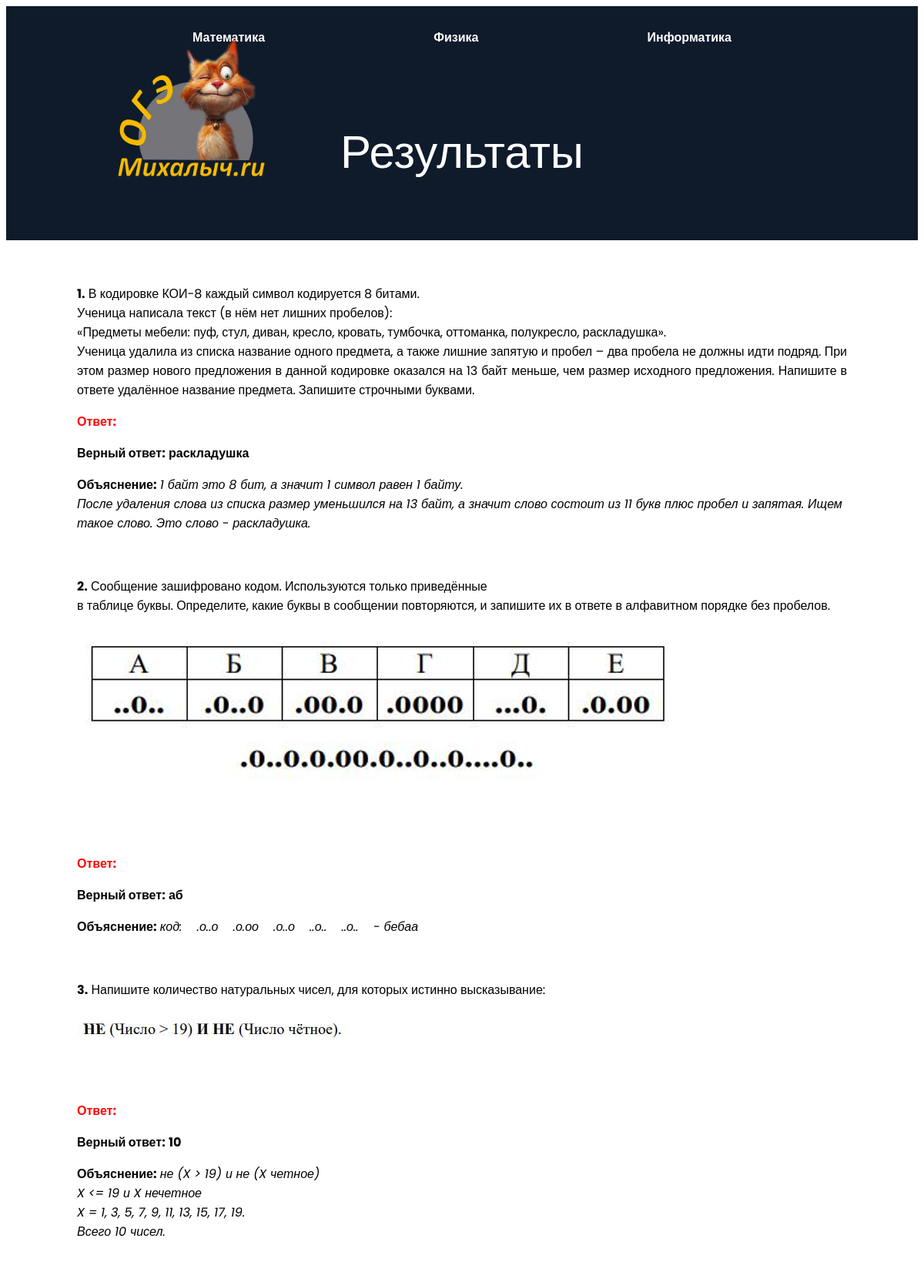
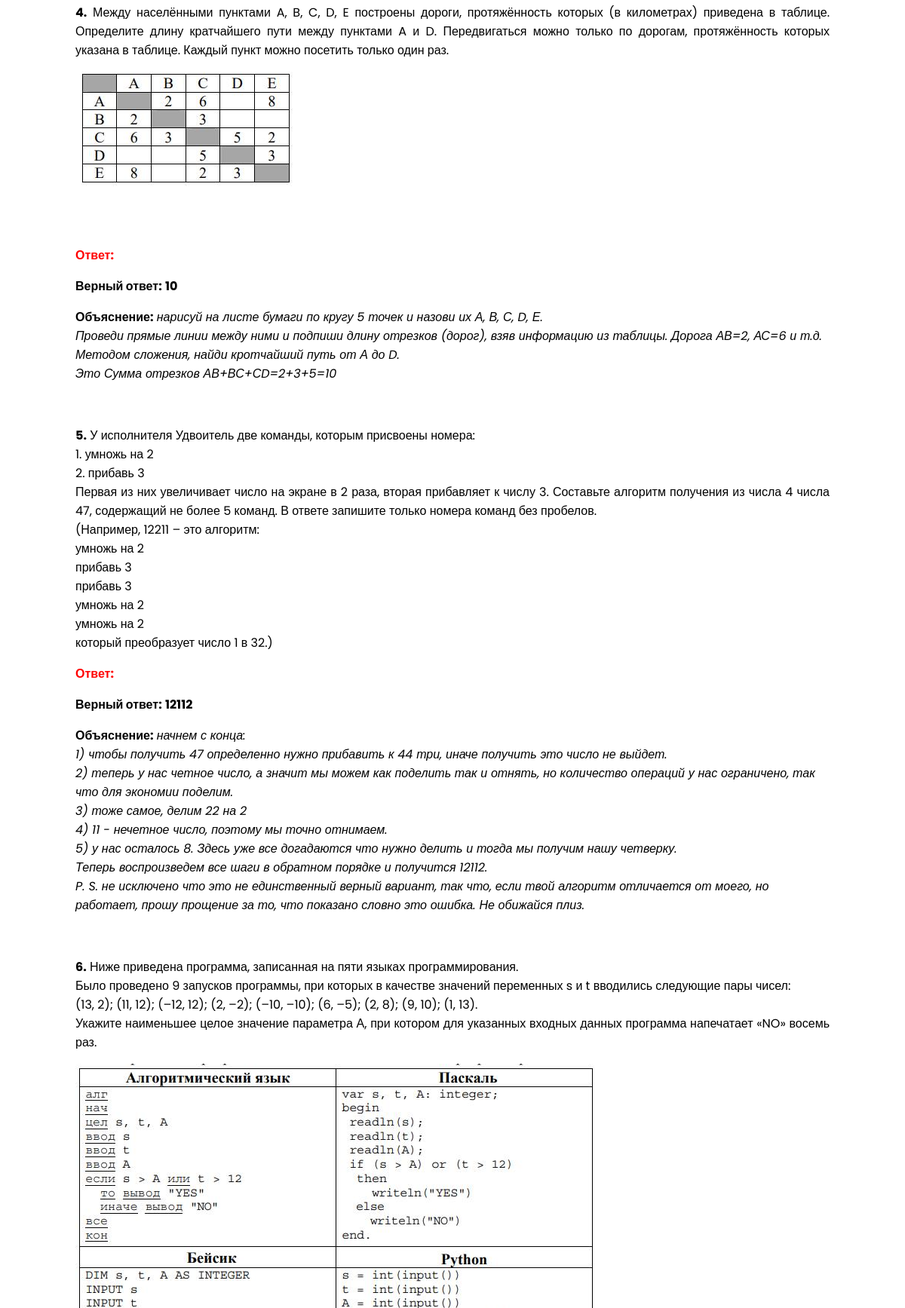
/end/informatics/2/ (upper part), run on the app's committed database (2 pictures, top to bottom).
### main/models.py (models this page shows, shortened)
class Informatics(models.Model):
    name = models.TextField('Номер варианта')
    vopr1 = models.TextField('Вопрос 1')
    otv1 = models.TextField('Ответ 1')
    ob1 = models.TextField('Объяснение 1')
    image1 = models.ImageField('Картинка к вопросу', upload_to='questions/', blank=True, null=True)
    vopr2 = models.TextField('Вопрос 2')
    otv2 = models.TextField('Ответ 2')
    ob2 = models.TextField('Объяснение 2')
    image2 = models.ImageField('Картинка к вопросу', upload_to='questions/', blank=True, null=True)
    vopr3 = models.TextField('Вопрос 3')
    otv3 = models.TextField('Ответ 3')
    ob3 = models.TextField('Объяснение 3')
    image3 = models.ImageField('Картинка к вопросу', upload_to='questions/', blank=True, null=True)
    vopr4 = models.TextField('Вопрос 4')
    otv4 = models.TextField('Ответ 4')
    ob4 = models.TextField('Объяснение 4')
    image4 = models.ImageField('Картинка к вопросу', upload_to='questions/', blank=True, null=True)
    vopr5 = models.TextField('Вопрос 5')
    otv5 = models.TextField('Ответ 5')
    ob5 = models.TextField('Объяснение 5')
    image5 = models.ImageField('Картинка к вопросу', upload_to='questions/', blank=True, null=True)
    vopr6 = models.TextField('Вопрос 6')
    otv6 = models.TextField('Ответ 6')
    ob6 = models.TextField('Объяснение 6')
    image6 = models.ImageField('Картинка к вопросу', upload_to='questions/', blank=True, null=True)
    vopr7 = models.TextField('Вопрос 7')
    otv7 = models.TextField('Ответ 7')
    ob7 = models.TextField('Объяснение 7')
    image7 = models.ImageField('Картинка к вопросу', upload_to='questions/', blank=True, null=True)
    vopr8 = models.TextField('Вопрос 8')
    otv8 = models.TextField('Ответ 8')
    ob8 = models.TextField('Объяснение 8')
    image8 = models.ImageField('Картинка к вопросу', upload_to='questions/', blank=True, null=True)
    vopr9 = models.TextField('Вопрос 9')
    otv9 = models.TextField('Ответ 9')
    ob9 = models.TextField('Объяснение 9')
    image9 = models.ImageField('Картинка к вопросу', upload_to='questions/', blank=True, null=True)
    vopr10 = models.TextField('Вопрос 10')
    otv10 = models.TextField('Ответ 10')
    ob10 = models.TextField('Объяснение 10')
    image10 = models.ImageField('Картинка к вопросу', upload_to='questions/', blank=True, null=True)
    vopr11 = models.TextField('Вопрос 11')
    otv11 = models.TextField('Ответ 11')
    ob11 = models.TextField('Объяснение 11')
    image11 = models.ImageField('Картинка к вопросу', upload_to='questions/', blank=True, null=True)
    vopr12 = models.TextField('Вопрос 12')
    otv12 = models.TextField('Ответ 12')
    ob12 = models.TextField('Объяснение 12')
    image12 = models.ImageField('Картинка к вопросу', upload_to='questions/', blank=True, null=True)
    vopr13 = models.TextField('Вопрос 13')
    otv13 = models.TextField('Ответ 13')
    ob13 = models.TextField('Объяснение 13')
    myurl13 = models.TextField('Ссылка 13')
    image13 = models.ImageField('Картинка к вопросу', upload_to='questions/', blank=True, null=True)
    vopr14 = models.TextField('Вопрос 14')
    otv14 = models.TextField('Ответ 14')
    ob14 = models.TextField('Объяснение 14')
    myurl14 = models.TextField('Ссылка 14')
    image14 = models.ImageField('Картинка к вопросу', upload_to='questions/', blank=True, null=True)
    vopr15 = models.TextField('Вопрос 15')
    otv15 = models.TextField('Ответ 15')
    ob15 = models.TextField('Объяснение 15')
    image15 = models.ImageField('Картинка к вопросу', upload_to='questions/', blank=True, null=True)
    vopr16 = models.TextField('Вопрос 16')
    otv16 = models.TextField('Ответ 16')
    ob16 = models.TextField('Объяснение 16')
    image16 = models.ImageField('Картинка к вопросу', upload_to='questions/', blank=True, null=True)

### main/views.py (the view, shortened to what this page needs)
# urls.py: path('end/informatics/<int:pk>/', views.End_i.as_view(), name='end_i'),
class End_i(DetailView):
    model = Informatics
    template_name = 'main/end_i.html'
    context_object_name = 'el'
    def get_context_data(self, **kwargs):
        context = super().get_context_data(**kwargs)
        pk = self.kwargs.get('pk')
        obj = Informatics.objects.get(id=pk)
        otv = self.request.session.get('value', {})
        value = {}
        for i in range(1, 26):
            model_value = getattr(obj, f'otv{i}', None)
            session_value = otv.get(str(i), None)
            value[i] = (model_value == session_value)
        otv_u = self.request.session.get('value', {})
        for i in range(1, 26):
            context[f'user_answer{i}'] = otv_u.get(str(i), '')
            context[f'otv{i}'] = getattr(obj, f'otv{i}', '')
            context[f'ob{i}'] = getattr(obj, f'ob{i}', '')
        context['my_value'] = value
        return context

### main/templates/main/end_i.html (shortened to what this page needs)
{%extends 'main/base.html'%}
{%load static%}
{% block name %}Результаты{% endblock %}
{% block content %}
<div class="container">
<form method="post" action="{% url 'end_m' el.id %}">
<br>
<p align="justify" class="vopr"><b>1.</b> {{el.vopr1}}</p>
{% if my_value.1 %}
    <p class="yes"><b>Ответ:</b> <b>{{user_answer1}}</b></p><br>
{% else %}
    <p class="no"><b>Ответ:</b> <b>{{user_answer1}}</b></p>
    <p><b>Верный ответ:</b> <b>{{otv1}}</b></p>
    <p><b>Объяснение:</b> <i>{{ob1}}</i></p><br>
{% endif %}
<p align="justify" class="vopr"><b>2.</b> {{el.vopr2}}</p>
{% if el.image2 %}
    <img src="{{ el.image2.url }}" alt="Изображение">
{% endif %}
{% if my_value.2 %}
    <p class="yes"><b>Ответ:</b> <b>{{user_answer2}}</b></p><br>
{% else %}
    <p class="no"><b>Ответ:</b> <b>{{user_answer2}}</b></p>
    <p><b>Верный ответ:</b> <b>{{otv2}}</b></p>
    <p><b>Объяснение:</b> <i>{{ob2}}</i></p><br>
{% endif %}
<p align="justify" class="vopr"><b>3.</b> {{el.vopr3}}</p>
{% if el.image3 %}
    <img src="{{ el.image3.url }}" alt="Изображение">
{% endif %}
{% if my_value.3 %}
    <p class="yes"><b>Ответ:</b> <b>{{user_answer3}}</b></p><br>
{% else %}
    <p class="no"><b>Ответ:</b> <b>{{user_answer3}}</b></p>
    <p><b>Верный ответ:</b> <b>{{otv3}}</b></p>
    <p><b>Объяснение:</b> <i>{{ob3}}</i></p><br>
{% endif %}
<p align="justify" class="vopr"><b>4.</b> {{el.vopr4}}</p>
{% if el.image4 %}
    <img src="{{ el.image4.url }}" alt="Изображение">
{% endif %}
{% if my_value.4 %}
    <p class="yes"><b>Ответ:</b> <b>{{user_answer4}}</b></p><br>
{% else %}
    <p class="no"><b>Ответ:</b> <b>{{user_answer4}}</b></p>
    <p><b>Верный ответ:</b> <b>{{otv4}}</b></p>
    <p><b>Объяснение:</b> <i>{{ob4}}</i></p><br>
{% endif %}
<p align="justify" class="vopr"><b>5.</b> {{el.vopr5}}</p>
{% if my_value.5 %}
    <p class="yes"><b>Ответ:</b> <b>{{user_answer5}}</b></p><br>
{% else %}
    <p class="no"><b>Ответ:</b> <b>{{user_answer5}}</b></p>
    <p><b>Верный ответ:</b> <b>{{otv5}}</b></p>
    <p><b>Объяснение:</b> <i>{{ob5}}</i></p><br>
{% endif %}
<p align="justify" class="vopr"><b>6.</b> {{el.vopr6}}</p>
{% if el.image6 %}
    <img src="{{ el.image6.url }}" alt="Изображение">
{% endif %}
{% if my_value.6 %}
    <p class="yes"><b>Ответ:</b> <b>{{user_answer6}}</b></p><br>
{% else %}
    <p><b>Объяснение:</b> <i>{{ob6}}</i></p><br>
{% endif %}
{% if my_value.7 %}
    <p class="yes"><b>Ответ:</b> <b>{{user_answer7}}</b></p><br>
{% else %}
    <p><b>Объяснение:</b> <i>{{ob7}}</i></p><br>
{% endif %}
{% if my_value.8 %}
    <p class="yes"><b>Ответ:</b> <b>{{user_answer8}}</b></p><br>
{% else %}
    <p><b>Объяснение:</b> <i>{{ob8}}</i></p><br>
{% endif %}
{% if my_value.9 %}
    <p class="yes"><b>Ответ:</b> <b>{{user_answer9}}</b></p><br>
{% else %}
    <p><b>Объяснение:</b> <i>{{ob9}}</i></p><br>
{% endif %}
{% if my_value.10 %}
    <p class="yes"><b>Ответ:</b> <b>{{user_answer10}}</b></p><br>
{% else %}
    <p><b>Объяснение:</b> <i>{{ob10}}</i></p><br>
{% endif %}
    <br>
{% if my_value.11 %}
    <p class="yes"><b>Ответ:</b> <b>{{user_answer11}}</b></p><br>
{% else %}
    <p><b>Объяснение:</b> <i>{{ob11}}</i></p><br>
{% endif %}
<br><br>
    <p><i><b>Вопрос с развернутым ответом</b></i></p><br>
    <p><b>Объяснение:</b> <i>{{ob13}}</i></p><br>
    <p><b>Видео с объяснением:</b> <a href="{{el.myurl13}}">ссылка</a></p><br>
<p><i><b>Вопрос с развернутым ответом</b></i></p><br>
    <p><b>Объяснение:</b> <i>{{ob14}}</i></p><br>
    <p><b>Видео с объяснением:</b> <a href="{{el.myurl14}}">ссылка</a></p><br>
<p><i><b>Вопрос с развернутым ответом</b></i></p><br>
<p><i><b>Вопрос с развернутым ответом</b></i></p><br>
    <p><b>Объяснение:</b> <i>{{ob16}}</i></p><br>
</form>
</div>
{% endblock %}

### main/static/main/css/base.css (style rules this page uses)
* { marging: 0; padding: 0; }
img { max-size: 100%; }
.container { width: 1000px; margin: 0 auto; }
body { background-color: fff; color: 000; font-family: 'poppins', sans-serif; }

### main/static/main/css/main.css (style rules this page uses)
* { marging: 0; padding: 0; }
img { max-size: 100%; }
.container { width: 1000px; margin: 0 auto; }
body { background-color: fff; color: 000; font-family: 'poppins', sans-serif; front-weight: 800; }

### main/static/main/css/task.css (style rules this page uses)
img { margin-bottom: 50px; }
.vopr { white-space: pre-wrap; }

### main/static/main/css/end.css (style rules this page uses)
.no { color: red; }
p { white-space: pre-wrap; }

### data on the page
Informatics: vopr1 "В кодировке КОИ-8 каждый символ кодируется 8 битами. Ученица написала текст (в нём нет лишних пробелов): «Предметы мебели: пуф, стул, диван, кресло, кровать, тумбочка, оттоманка, полукресло, раскладушка». Ученица удалила из списка название одного предмета, а также лишние запятую и пробел – два пробела не должны идти подряд. При этом размер нового предложения в данной кодировке оказался на 13 байт меньше, чем размер исходного предложения. Напишите в ответе удалённое название предмета. Запишите строчными буквами.", otv1 "раскладушка", ob1 "1 байт это 8 бит, а значит 1 символ равен 1 байту. После удаления слова из списка размер уменьшился на 13 байт, а значит слово состоит из 11 букв плюс пробел и запятая. Ищем такое слово. Это слово - раскладушка.", vopr2 "Сообщение зашифровано кодом. Используются только приведённые в таблице буквы. Определите, какие буквы в сообщении повторяются, и запишите их в ответе в алфавитном порядке без пробелов.", image2 (picture), otv2 "аб", ob2 "код: .о..о .о.оо .о..о ..о.. ..о.. - бебаа", vopr3 "Напишите количество натуральных чисел, для которых истинно высказывание:", image3 (picture), otv3 "10", ob3 "не (X > 19) и не (X четное) X <= 19 и X нечетное X = 1, 3, 5, 7, 9, 11, 13, 15, 17, 19. Всего 10 чисел.", vopr4 "Между населёнными пунктами A, B, C, D, E построены дороги, протяжённость которых (в километрах) приведена в таблице. Определите длину кратчайшего пути между пунктами A и D. Передвигаться можно только по дорогам, протяжённость которых указана в таблице. Каждый пункт можно посетить только один раз.", image4 (picture), otv4 "10", ob4 "нарисуй на листе бумаги по кругу 5 точек и назови их А, В, С, D, Е. Проведи прямые линии между ними и подпиши длину отрезков (дорог), взяв информацию из таблицы. Дорога АВ=2, АС=6 и т.д. Методом сложения, найди кротчайший путь от А до D. Это Сумма отрезков АВ+ВС+СD=2+3+5=10", vopr5 "У исполнителя Удвоитель две команды, которым присвоены номера: 1. умножь на 2 2. прибавь 3 Первая из них увеличивает число на экране в 2 раза, вторая прибавляет к числу 3. Составьте алгоритм получения из числа 4 числа 47, содержащий не более 5 команд. В ответе запишите только номера команд без пробелов. (Например, 12211 – это алгоритм: умножь на 2 прибавь 3 прибавь 3 умножь на 2 умножь на 2 который преобразует число 1 в 32.)", otv5 "12112", ob5 "начнем с конца: 1) чтобы получить 47 определенно нужно прибавить к 44 три, иначе получить это число не выйдет. 2) теперь у нас четное число, а значит мы можем как поделить так и отнять, но количество операций у нас ограничено, так что для экономии поделим. 3) тоже самое, делим 22 на 2 4) 11 - нечетное число, поэтому мы точно отнимаем. 5) у нас осталось 8. Здесь уже все догадаются что нужно делить и тогда мы получим нашу четверку. Теперь воспроизведем все шаги в обратном порядке и получится 12112. P. S. не исключено что это не единственный верный вариант, так что, если твой алгоритм отличается от моего, но работает, прошу прощение за то, что показано словно это ошибка. Не обижайся плиз.", vopr6 "Ниже приведена программа, записанная на пяти языках программирования. Было проведено 9 запусков программы, при которых в качестве значений переменных s и t вводились следующие пары чисел: (13, 2); (11, 12); (–12, 12); (2, –2); (–10, –10); (6, –5); (2, 8); (9, 10); (1, 13). Укажите наименьшее целое значение параметра А, при котором для указанных входных данных программа напечатает «NO» восемь раз.", image6 (picture)
